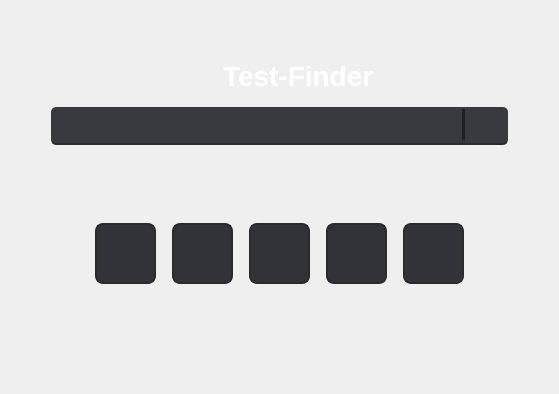
      <widget class="QWidget" name="page">
       <layout class="QGridLayout" name="gridLayout_8">
        <item row="4" column="1">
         <spacer name="verticalSpacer">
          <property name="orientation">
           <enum>Qt::Vertical</enum>
          </property>
          <property name="sizeHint" stdset="0">
           <size>
            <width>20</width>
            <height>40</height>
           </size>
          </property>
         </spacer>
        </item>
        <item row="0" column="1">
         <spacer name="verticalSpacer_2">
          <property name="orientation">
           <enum>Qt::Vertical</enum>
          </property>
          <property name="sizeHint" stdset="0">
           <size>
            <width>20</width>
            <height>40</height>
           </size>
          </property>
         </spacer>
        </item>
        <item row="1" column="0">
         <spacer name="horizontalSpacer_2">
          <property name="orientation">
           <enum>Qt::Horizontal</enum>
          </property>
          <property name="sizeHint" stdset="0">
           <size>
            <width>40</width>
            <height>20</height>
           </size>
          </property>
         </spacer>
        </item>
        <item row="2" column="1">
         <widget class="QFrame" name="frame_5">
          <property name="sizePolicy">
           <sizepolicy hsizetype="Preferred" vsizetype="Maximum">
            <horstretch>0</horstretch>
            <verstretch>0</verstretch>
           </sizepolicy>
          </property>
          <property name="styleSheet">
           <string notr="true">QPushButton {
	border-radius: 6px;
}

QPushButton:hover {
	background-color: rgb(76, 78, 84);
}

QPushButton:pressed {
	background-color: rgb(66, 68, 74);
	color: rgb(30, 31, 34);
}

QWidget {
	background-color: rgb(56, 58, 64);
}
.QFrame {
	border-radius: 5px;
    border-bottom: 2px solid #2d2a2a;
}</string>
          </property>
          <property name="frameShape">
           <enum>QFrame::NoFrame</enum>
          </property>
          <property name="frameShadow">
           <enum>QFrame::Raised</enum>
          </property>
          <layout class="QGridLayout" name="gridLayout_4">
           <property name="leftMargin">
            <number>5</number>
           </property>
           <property name="topMargin">
            <number>2</number>
           </property>
           <property name="rightMargin">
            <number>5</number>
           </property>
           <property name="bottomMargin">
            <number>2</number>
           </property>
           <property name="verticalSpacing">
            <number>0</number>
           </property>
           <item row="1" column="2">
            <widget class="QPushButton" name="pushButton_11">
             <property name="sizePolicy">
              <sizepolicy hsizetype="Fixed" vsizetype="Fixed">
               <horstretch>0</horstretch>
               <verstretch>0</verstretch>
              </sizepolicy>
             </property>
             <property name="minimumSize">
              <size>
               <width>30</width>
               <height>30</height>
              </size>
             </property>
             <property name="styleSheet">
              <string notr="true"/>
             </property>
             <property name="text">
              <string/>
             </property>
             <property name="icon">
              <iconset>
               <normalon>res/search.png</normalon>
              </iconset>
             </property>
             <property name="iconSize">
              <size>
               <width>20</width>
               <height>20</height>
              </size>
             </property>
            </widget>
           </item>
           <item row="2" column="2">
            <spacer name="verticalSpacer_3">
             <property name="orientation">
              <enum>Qt::Vertical</enum>
             </property>
             <property name="sizeHint" stdset="0">
              <size>
               <width>0</width>
               <height>0</height>
              </size>
             </property>
            </spacer>
           </item>
           <item row="0" column="2">
            <spacer name="verticalSpacer_5">
             <property name="orientation">
              <enum>Qt::Vertical</enum>
             </property>
             <property name="sizeHint" stdset="0">
              <size>
               <width>2</width>
               <height>2</height>
              </size>
             </property>
            </spacer>
           </item>
           <item row="0" column="0" rowspan="3">
            <widget class="QFrame" name="frame_8">
             <property name="sizePolicy">
              <sizepolicy hsizetype="Expanding" vsizetype="Preferred">
               <horstretch>0</horstretch>
               <verstretch>0</verstretch>
              </sizepolicy>
             </property>
             <property name="styleSheet">
              <string notr="true">border-bottom: 0px;</string>
             </property>
             <property name="frameShape">
              <enum>QFrame::NoFrame</enum>
             </property>
             <property name="frameShadow">
              <enum>QFrame::Raised</enum>
             </property>
             <layout class="QGridLayout" name="gridLayout_9">
              <property name="leftMargin">
               <number>0</number>
              </property>
              <property name="topMargin">
               <number>0</number>
              </property>
              <property name="rightMargin">
               <number>0</number>
              </property>
              <property name="bottomMargin">
               <number>0</number>
              </property>
              <property name="spacing">
               <number>0</number>
              </property>
              <item row="1" column="0">
               <spacer name="verticalSpacer_4">
                <property name="orientation">
                 <enum>Qt::Vertical</enum>
                </property>
                <property name="sizeHint" stdset="0">
                 <size>
                  <width>2</width>
                  <height>2</height>
                 </size>
                </property>
               </spacer>
              </item>
              <item row="0" column="0">
               <widget class="QPlainTextEdit" name="plainTextEdit">
                <property name="sizePolicy">
                 <sizepolicy hsizetype="Expanding" vsizetype="Fixed">
                  <horstretch>0</horstretch>
                  <verstretch>0</verstretch>
                 </sizepolicy>
                </property>
                <property name="maximumSize">
                 <size>
                  <width>16777215</width>
                  <height>30</height>
                 </size>
                </property>
                <property name="styleSheet">
                 <string notr="true">color: rgb(255, 255, 255);
border-bottom: 0px;</string>
                </property>
                <property name="frameShape">
                 <enum>QFrame::NoFrame</enum>
                </property>
                <property name="plainText">
                 <string/>
                </property>
               </widget>
              </item>
             </layout>
            </widget>
           </item>
           <item row="0" column="1" rowspan="3">
            <widget class="Line" name="line">
             <property name="styleSheet">
              <string notr="true">background-color: rgb(30, 31, 34);</string>
             </property>
             <property name="orientation">
              <enum>Qt::Vertical</enum>
             </property>
            </widget>
           </item>
          </layout>
         </widget>
        </item>
        <item row="1" column="1">
         <widget class="QFrame" name="frame_4">
          <property name="frameShape">
           <enum>QFrame::NoFrame</enum>
          </property>
          <property name="frameShadow">
           <enum>QFrame::Raised</enum>
          </property>
          <layout class="QGridLayout" name="gridLayout_7">
           <item row="0" column="1">
            <widget class="QPushButton" name="pushButton_9">
             <property name="sizePolicy">
              <sizepolicy hsizetype="Maximum" vsizetype="Maximum">
               <horstretch>0</horstretch>
               <verstretch>0</verstretch>
              </sizepolicy>
             </property>
             <property name="styleSheet">
              <string notr="true">border-radius: 0px;</string>
             </property>
             <property name="text">
              <string/>
             </property>
             <property name="icon">
              <iconset>
               <normalon>res/icon.png</normalon>
              </iconset>
             </property>
             <property name="iconSize">
              <size>
               <width>60</width>
               <height>60</height>
              </size>
             </property>
            </widget>
           </item>
           <item row="0" column="2">
            <widget class="QLabel" name="label">
             <property name="font">
              <font>
               <pointsize>21</pointsize>
               <weight>75</weight>
               <bold>true</bold>
              </font>
             </property>
             <property name="styleSheet">
              <string notr="true">color: rgb(255, 255, 255);</string>
             </property>
             <property name="text">
              <string>Test-Finder</string>
             </property>
            </widget>
           </item>
           <item row="0" column="0">
            <spacer name="horizontalSpacer_4">
             <property name="orientation">
              <enum>Qt::Horizontal</enum>
             </property>
             <property name="sizeHint" stdset="0">
              <size>
               <width>40</width>
               <height>20</height>
              </size>
             </property>
            </spacer>
           </item>
           <item row="0" column="3">
            <spacer name="horizontalSpacer_5">
             <property name="orientation">
              <enum>Qt::Horizontal</enum>
             </property>
             <property name="sizeHint" stdset="0">
              <size>
               <width>40</width>
               <height>20</height>
              </size>
             </property>
            </spacer>
           </item>
          </layout>
         </widget>
        </item>
        <item row="1" column="2">
         <spacer name="horizontalSpacer_3">
          <property name="orientation">
           <enum>Qt::Horizontal</enum>
          </property>
          <property name="sizeHint" stdset="0">
           <size>
            <width>40</width>
            <height>20</height>
           </size>
          </property>
         </spacer>
        </item>
        <item row="3" column="1">
         <widget class="QStackedWidget" name="stackedWidget_6">
          <property name="styleSheet">
           <string notr="true">QPushButton {
	background-color: rgb(49, 51, 56);
	border-radius: 8px;
    border: 2px solid #2d2a2a;
}

QPushButton:hover {
	background-color: rgb(76, 78, 84);
}

QPushButton:pressed {
	background-color: rgb(40, 45, 52);
	color: rgb(30, 31, 34);
}</string>
          </property>
          <property name="frameShape">
           <enum>QFrame::NoFrame</enum>
          </property>
          <property name="frameShadow">
           <enum>QFrame::Raised</enum>
          </property>
          <property name="currentIndex">
           <number>0</number>
          </property>
          <widget class="QWidget" name="stackedWidget_6Page1">
           <layout class="QGridLayout" name="gridLayout_5">
            <property name="leftMargin">
             <number>44</number>
            </property>
            <property name="topMargin">
             <number>22</number>
            </property>
            <property name="rightMargin">
             <number>44</number>
            </property>
            <property name="horizontalSpacing">
             <number>16</number>
            </property>
            <item row="1" column="0">
             <widget class="QPushButton" name="pushButton_13">
              <property name="sizePolicy">
               <sizepolicy hsizetype="Fixed" vsizetype="Fixed">
                <horstretch>0</horstretch>
                <verstretch>0</verstretch>
               </sizepolicy>
              </property>
              <property name="minimumSize">
               <size>
                <width>61</width>
                <height>61</height>
               </size>
              </property>
              <property name="text">
               <string/>
              </property>
              <property name="icon">
               <iconset>
                <normalon>res/history.png</normalon>
               </iconset>
              </property>
              <property name="iconSize">
               <size>
                <width>47</width>
                <height>47</height>
               </size>
              </property>
             </widget>
            </item>
            <item row="1" column="2">
             <widget class="QPushButton" name="pushButton_15">
              <property name="sizePolicy">
               <sizepolicy hsizetype="Fixed" vsizetype="Fixed">
                <horstretch>0</horstretch>
                <verstretch>0</verstretch>
               </sizepolicy>
              </property>
              <property name="minimumSize">
               <size>
                <width>61</width>
                <height>61</height>
               </size>
              </property>
              <property name="text">
               <string/>
              </property>
              <property name="icon">
               <iconset>
                <normalon>res/robo.png</normalon>
               </iconset>
              </property>
              <property name="iconSize">
               <size>
                <width>47</width>
                <height>47</height>
               </size>
              </property>
             </widget>
            </item>
            <item row="1" column="3">
             <widget class="QPushButton" name="pushButton_16">
              <property name="sizePolicy">
               <sizepolicy hsizetype="Fixed" vsizetype="Fixed">
                <horstretch>0</horstretch>
                <verstretch>0</verstretch>
               </sizepolicy>
              </property>
              <property name="minimumSize">
               <size>
                <width>61</width>
                <height>61</height>
               </size>
              </property>
              <property name="text">
               <string/>
              </property>
              <property name="icon">
               <iconset>
                <normalon>res/manual_.png</normalon>
               </iconset>
              </property>
              <property name="iconSize">
               <size>
                <width>47</width>
                <height>47</height>
               </size>
              </property>
             </widget>
            </item>
            <item row="1" column="1">
             <widget class="QPushButton" name="pushButton_14">
              <property name="sizePolicy">
               <sizepolicy hsizetype="Fixed" vsizetype="Fixed">
                <horstretch>0</horstretch>
                <verstretch>0</verstretch>
               </sizepolicy>
              </property>
              <property name="minimumSize">
               <size>
                <width>61</width>
                <height>61</height>
               </size>
              </property>
              <property name="text">
               <string/>
              </property>
              <property name="icon">
               <iconset>
                <normalon>res/user_.png</normalon>
               </iconset>
              </property>
              <property name="iconSize">
               <size>
                <width>47</width>
                <height>47</height>
               </size>
              </property>
             </widget>
            </item>
            <item row="1" column="4">
             <widget class="QPushButton" name="pushButton_17">
              <property name="sizePolicy">
               <sizepolicy hsizetype="Fixed" vsizetype="Fixed">
                <horstretch>0</horstretch>
                <verstretch>0</verstretch>
               </sizepolicy>
              </property>
              <property name="minimumSize">
               <size>
                <width>61</width>
                <height>61</height>
               </size>
              </property>
              <property name="text">
               <string/>
              </property>
              <property name="icon">
               <iconset>
                <normalon>res/icon_robo.png</normalon>
               </iconset>
              </property>
              <property name="iconSize">
               <size>
                <width>47</width>
                <height>47</height>
               </size>
              </property>
             </widget>
            </item>
           </layout>
          </widget>
          <widget class="QWidget" name="page_3">
           <layout class="QGridLayout" name="gridLayout_6">
            <property name="leftMargin">
             <number>0</number>
            </property>
            <property name="topMargin">
             <number>0</number>
            </property>
            <property name="rightMargin">
             <number>0</number>
            </property>
            <property name="bottomMargin">
             <number>0</number>
            </property>
            <property name="spacing">
             <number>0</number>
            </property>
            <item row="0" column="0">
             <widget class="QListWidget" name="listWidget">
              <property name="font">
               <font>
                <pointsize>8</pointsize>
               </font>
              </property>
              <property name="styleSheet">
               <string notr="true">QListWidget {
	border-radius: 5px;
	background-color: rgb(56, 58, 64);
	border-bottom: 2px solid #2d2a2a;
}

QListWidget {
    show-decoration-selected: none; /* make the selection span the entire width of the view */
	outline: none;
	border-image: url();
}

QListWidget::item {
    border-radius: 6px;
	background-color: rgb(56, 58, 64);
    color: rgb(245, 245, 245);
	margin-top: 4px;
}
QListWidget::item:selected {
    background-color: rgb(76, 78, 84);
	outline: none;
}

QListWidget::item:selected:!active {
	background-color: rgb(76, 78, 84);
}

QListWidget::item:selected:active {
	background-color: rgb(76, 78, 84);
}

QListWidget::item:hover {
    background-color: rgb(66, 68, 74);
	border-left: -2px solid rgb(0, 0, 0);
}</string>
              </property>
              <property name="frameShape">
               <enum>QFrame::NoFrame</enum>
              </property>
             </widget>
            </item>
           </layout>
          </widget>
         </widget>
        </item>
       </layout>
      </widget>
